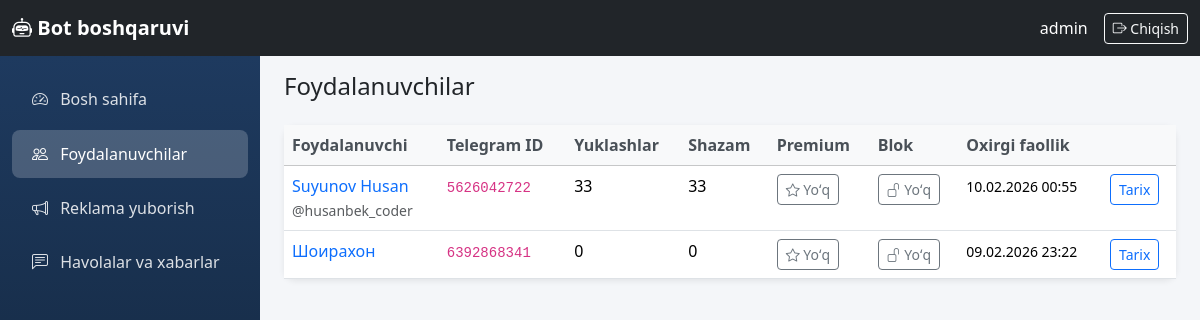
Page /boshqaruv/foydalanuvchilar/ (signed in) on the earlier database version.
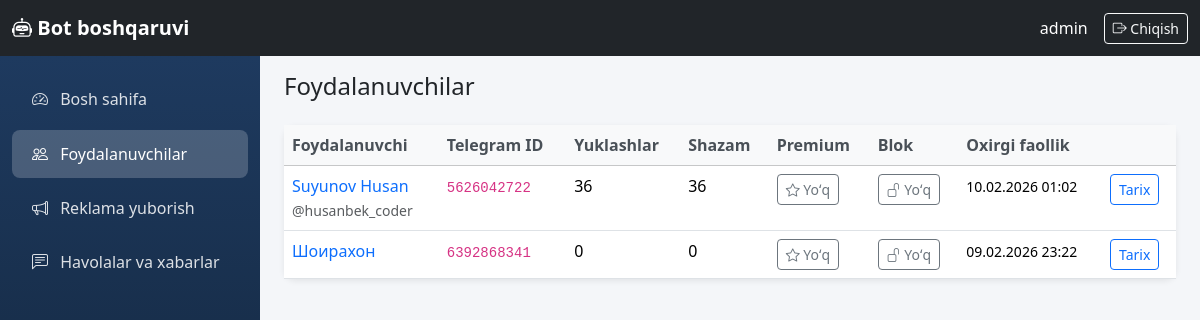
Same page on the later database version.
### core/models.py (models this page shows, shortened)
class TelegramUser(models.Model):
    telegram_id = models.BigIntegerField(unique=True, verbose_name='Telegram ID')
    username = models.CharField(max_length=255, blank=True, null=True, verbose_name='Username')
    first_name = models.CharField(max_length=255, verbose_name='Ism')
    last_name = models.CharField(max_length=255, blank=True, null=True, verbose_name='Familiya')
    created_at = models.DateTimeField(auto_now_add=True, verbose_name='Ro\'yxatdan o\'tgan vaqt')
    last_active = models.DateTimeField(auto_now=True, verbose_name='Oxirgi faollik')
    download_count = models.PositiveIntegerField(default=0, verbose_name='Yuklashlar soni')
    is_premium = models.BooleanField(default=False, verbose_name='Premium')
    is_banned = models.BooleanField(default=False, verbose_name='Bloklangan')
    class Meta:
        verbose_name = 'Foydalanuvchi'
        verbose_name_plural = 'Foydalanuvchilar'
        ordering = ['-last_active']

### dashboard/views.py (the view)
# urls.py: path('boshqaruv/foydalanuvchilar/', views.users_view, name='users'),
@login_required(login_url='dashboard:login')
def users_view(request):
    users = TelegramUser.objects.annotate(
        downloads_count=Count('downloads'),
        shazam_count=Count('shazam_logs'),
    ).order_by('-last_active')
    return render(request, 'dashboard/users.html', {'users': users})

### templates/dashboard/users.html (shortened to what this page needs)
{% extends 'dashboard/base.html' %}
{% block content %}
<h1 class="h4 mb-4">Foydalanuvchilar</h1>
<div class="card">
    <div class="card-body p-0">
        <div class="table-responsive">
            <table class="table table-hover mb-0">
                <thead class="table-light">
                    <tr>
                        <th>Foydalanuvchi</th>
                        <th>Telegram ID</th>
                        <th>Yuklashlar</th>
                        <th>Shazam</th>
                        <th>Premium</th>
                        <th>Blok</th>
                        <th>Oxirgi faollik</th>
                        <th></th>
                    </tr>
                </thead>
                <tbody>
                    {% for u in users %}
                    <tr>
                        <td>
                            <a href="{% url 'dashboard:user_detail' u.pk %}" class="text-decoration-none fw-medium">{{ u.first_name }} {{ u.last_name|default:"" }}</a>
                            {% if u.username %}<br><small class="text-muted">@{{ u.username }}</small>{% endif %}
                        </td>
                        <td><code>{{ u.telegram_id }}</code></td>
                        <td>{{ u.downloads_count }}</td>
                        <td>{{ u.shazam_count }}</td>
                        <td>
                            <button type="button" class="btn btn-sm {% if u.is_premium %}btn-warning{% else %}btn-outline-secondary{% endif %} btn-action user-premium" data-pk="{{ u.pk }}" data-premium="{{ u.is_premium|yesno:'1,0' }}">
                                {% if u.is_premium %}<i class="bi bi-star-fill"></i> Premium{% else %}<i class="bi bi-star"></i> Yoʻq{% endif %}
                            </button>
                        </td>
                        <td>
                            <button type="button" class="btn btn-sm {% if u.is_banned %}btn-danger{% else %}btn-outline-secondary{% endif %} btn-action user-ban" data-pk="{{ u.pk }}" data-banned="{{ u.is_banned|yesno:'1,0' }}">
                                {% if u.is_banned %}<i class="bi bi-lock-fill"></i> Blok{% else %}<i class="bi bi-unlock"></i> Yoʻq{% endif %}
                            </button>
                        </td>
                        <td><small>{{ u.last_active|date:"d.m.Y H:i" }}</small></td>
                        <td>
                            <a href="{% url 'dashboard:user_detail' u.pk %}" class="btn btn-sm btn-outline-primary">Tarix</a>
                        </td>
                    </tr>
                    {% empty %}
                    <tr><td colspan="8" class="text-center text-muted py-4">Foydalanuvchilar yoʻq</td></tr>
                    {% endfor %}
                </tbody>
            </table>
        </div>
    </div>
</div>
{% endblock %}

Differences in the rows shown:
changed TelegramUser "Suyunov Husan": downloads_count "33" → "36"; shazam_count "33" → "36"; last_active "10.02.2026 00:55" → "10.02.2026 01:02"
